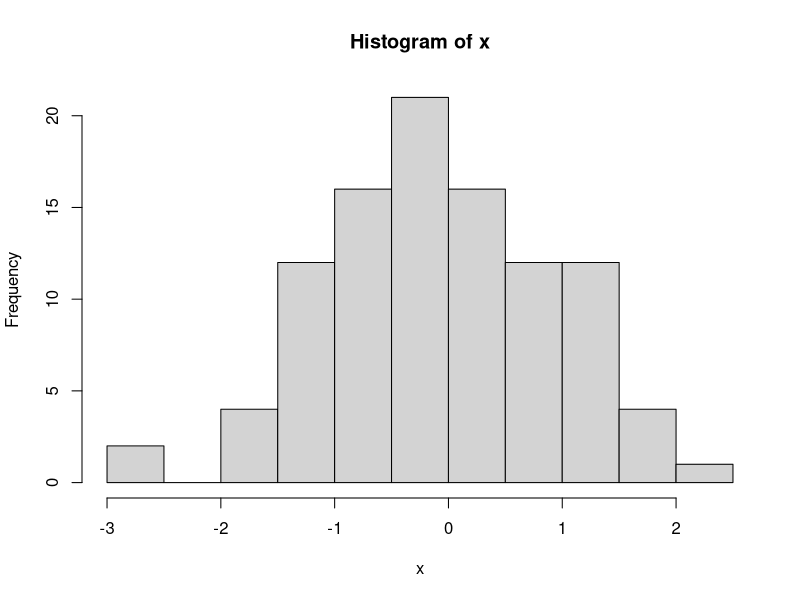
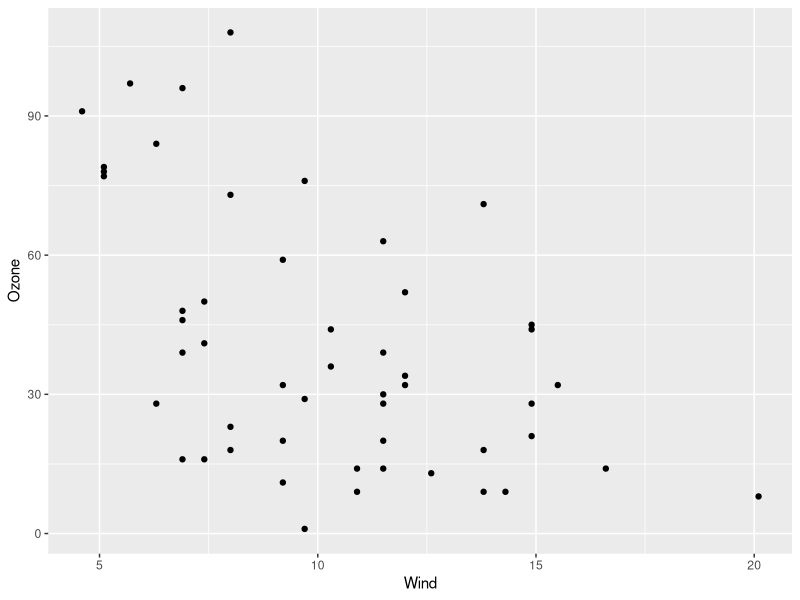

The R source for these figures, in order:
## Condition objects

library(tidyverse)

condition_add <- function(x, ...) {
    UseMethod("condition_add")
}

condition_add.condition_object <- function(x, f) {
    funs <- attr(x, "conditions")
    funs <- append(funs, list(f))
    attr(x, "conditions") <- funs
    x
}

condition_get <- function(x, ...) {
    UseMethod("condition_get")
}

condition_get.condition_object <- function(x, ...) {
    attr(x, "conditions")
}

check_object <- function(x, ...) {
    UseMethod("check_object")
}


check_object.condition_object <- function(x, ...) {
    funs <- attr(x, "conditions")
    results <- map_lgl(funs, function(f) f(x))
    all(results)
}

check_object.default <- function(x, ...) {
    if(is.function(x))
        return(TRUE)
    FALSE
}

stop_object <- function(x, ...) UseMethod("stop_object")

stop_object.condition_object <- function(x, ...) {
    funs <- attr(x, "conditions")
    results <- map_lgl(funs, function(f) f(x))
    if(!all(results))
        stop("some checks did not pass")
    x
}

stop_object.default <- function(x, ...) {
    x
}

warn_object <- function(x, ...) UseMethod("warn_object")

warn_object.condition_object <- function(x, ...) {
    funs <- attr(x, "conditions")
    results <- map_lgl(funs, function(f) f(x))
    if(anyNA(results))
        warning("some checks produced NA values")
    else if(!all(results))
        warning("some checks did not pass")
    x
}

warn_object.default <- function(x, ...) {
    x
}

condition_numeric <- function(length = 0L) {
    structure(numeric(length),
              class = c("condition_numeric", "condition_object", "numeric"),
              conditions = list())
}

as.condition_numeric <- function(x, ...) {
    UseMethod("as.condition_numeric")
}

as.condition_numeric.numeric <- function(x, conditions = list(), ...) {
    structure(x,
              class = c(class(x), "condition_numeric",
                        "condition_object", "numeric"),
              conditions = conditions)
}

as.condition_dataframe <- function(x, ...) {
    UseMethod("as.condition_dataframe")
}

as.condition_dataframe.data.frame <- function(x, conditions = list(), ...) {
    structure(x,
              class = c(class(x), "condition_dataframe",
                        "condition_object", "data.frame"),
              conditions = conditions)
}

diagnose <- function(x, ...) {
    UseMethod("diagnose")
}

diagnose.condition_object <- function(x, ...) {
    funs <- attr(x, "conditions")
    results <- map_lgl(funs, function(f) identical(TRUE, f(x)))
    funs[!results]
}

callback_name <- "condition_checking_callback"

strict_checking <- local({
    function(val) {
        if(missing(val))
            stop("argument 'val' must be 'TRUE' or 'FALSE'")
        if(val)
            res <- addTaskCallback(function(expr, value, ok, visible) {
                obj <- ls(globalenv()) |>
                    setdiff("callback_name")
                for(name in obj) {
                    x <- get(name, globalenv())
                    if(!check_object(x)) {
                        message(sQuote(name), " does not pass all checks")
                    }
                }
                TRUE
            }, name = callback_name)
        else {
            res <- removeTaskCallback(callback_name)
            if(!res)
                warning("problem removing task callback")
        }
    }
})

all_positive <- function(x) {
    isTRUE(all(x >= 0))
}

no_NA_values <- function(x) {
    isTRUE(all(!is.na(x)))
}

condition_clear <- function(x, ...) {
    UseMethod("condition_clear")
}

condition_clear.condition_object <- function(x, ...) {
    attr(x, "conditions") <- list()
    x
}

################################################################################
## Data Frames

# strict_checking(TRUE)

dat <- airquality |>
    filter(!is.na(Ozone)) |>
    as.condition_dataframe() |>
    filter(!is.na(Solar.R)) |>
    condition_add(function(x) with(x, isTRUE(all(!is.na(Ozone) & Ozone >= 0)))) |>
    condition_add(function(x) with(x, isTRUE(all(Wind >= 0)))) |>
    condition_add(function(x) with(x, isTRUE(all(Temp >= 0)))) |>
    condition_add(function(x) with(x, isTRUE(all(Solar.R >= 0)))) |>
    condition_add(function(x) with(x, isTRUE(all(!is.na(Solar.R))))) |>
    condition_add(function(x) {
        with(x, isTRUE(cor(Wind, Temp) < 0))
    })

dat |>
    stop_object() |>
    filter(!is.na(Ozone)) |>
    stop_object() |>
    filter(!is.na(Wind)) |>
    stop_object() |>
    filter(Wind < quantile(Wind, .9)
           & Wind > quantile(Wind, 0.1)) |>
    stop_object() |>
    filter(between(Temp, quantile(Temp, 0.05),
                   quantile(Temp, 0.95))) |>
    stop_object() |>
    summarize(m = mean(Wind))


################################################################################
## Univariate

diagnose(dat)

x <- as.condition_numeric(rnorm(100))
stop_object(x)
x

y <- as.condition_numeric(10)

x <- x |>
    condition_clear() |>
    condition_add(no_NA_values) |>
    condition_add(local({
        checked <- FALSE
        result <- FALSE
        function(x) {
            if(checked)
                return(result)
            hist(x)
            checked <<- TRUE
            r <- readline("Looks okay? (Y/N) ")
            r <- toupper(r)
            result <<- identical(r, "Y")
            result
        }
    }))

check_object(x)


x[4] <- NA
check_object(x)

x[4] <- .1
check_object(x)

x


################################################################################
## Univariate scenarios with mean


set.seed(2024-06-01)

## Expected range is [-a, a]
a <- 2

n <- 5
x <- rnorm(n, 0, 1)
mean(x)

x1 <- rnorm(n, 0, 1)
x1[5] <- 25
mean(x1)

x2 <- rnorm(n, 5, 1)
mean(x2)

x3 <- rnorm(n, 0, 3)
x3[1] <- -15
x3[2] <- 15

x4 <- rnorm(n, -3, 1)
x4[which.max(x4)] <- 35
mean(x4)

x5 <- rnorm(n, -5, 1)
x5[which.max(x5)] <- 20
mean(x5)

x6 <- rnorm(n, 5, 7)
mean(x6)

x7 <- rnorm(n, 5, 1)
x7[which.max(x7)] <- -20
mean(x7)

levels <- c(0, 1, 2, -1, 3, -2, 4, -3)
dat <- tibble(x = c(x, x1, x2, x3, x4, x5, x6, x7),
              id = factor(rep(levels, each = n)))
dat

ds <- dat |>
    split(dat$id)
ds

d <- ds[[sample(length(ds), 1)]] |>
    as.condition_dataframe() |>
    condition_add(function(d) nrow(d) == 5L) |>
    condition_add(function(d) isTRUE(sd(d$x) < 2)) |>
    condition_add(function(d) with(d, sum(x > mean(x)) != 1L)) |>
    condition_add(function(d) with(d, sum(x < mean(x)) != 1L))

d |>
    warn_object() |>
    summarize(m = mean(x))

diagnose(d)

d


################################################################################
## Scatterplot scenarios

airquality |>
    slice_sample(prop = 0.5) |>
    ggplot(aes(Wind, Ozone)) +
    geom_point()

d <- airquality |>
    filter(!is.na(Ozone)) |>
    as.condition_dataframe() |>
    condition_clear() |>
    condition_add(function(d) with(d, isTRUE(all(between(Wind, 0, 30))))) |>
    condition_add(function(d) with(d, isTRUE(all(between(Ozone, 0, 170))))) |>
    condition_add(function(d) {
        b <- lm(Ozone ~ Wind, data = d) |>
            coef()
        isTRUE(b[2] < 0)
    }) |>
    warn_object()


diagnose(d)

d <- tibble(Wind = 5 + rnorm(100),
       Ozone = 10 + 2 * (Wind - 5) + 1.5*(Wind - 5)^2 + rnorm(100, sd = 2)) |>
    as.condition_dataframe() |>
    condition_add(function(d) {
        with(d, all(Wind >= 0 & Wind < 10))
    }) |>
    condition_add(function(d) {
        r <- lm(Ozone ~ Wind, data = d) |>
            resid()
        isTRUE(shapiro.test(r)$p.value > 0.05)
    }) |>
    warn_object()

diagnose(d)
